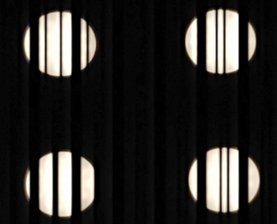
#> input picture Encode_Decode/led_image/paper/paper_4_LED.png, 277 x 224 px
$ jupyter execute size_contour_paper.ipynb
#> lines starting #> are read from the running program, lines starting #| are printed output that depends on the picture; after the words box and inside, x2 and y2 are one past the last pixel; in counts of white or black regions, pixels touching at a corner belong together
[cell 1]
import cv2
import numpy as np
import matplotlib.pyplot as plt
import math

[cell 2]
img_path = "../led_image/paper/paper_4_LED.png"
img = cv2.imread(img_path)
#> img is the input picture: shape (224, 277, 3); mean B, G, R 39.3, 41.8, 43.5
height, width, _ = img.shape
#> height = 224; width = 277
print(f'height:{height}, width:{width}')
#| height:224, width:277
img_gray = cv2.cvtColor(img, cv2.COLOR_BGR2GRAY)
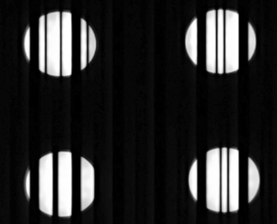
#> img_gray: shape (224, 277); min 0, max 255, mean 42
ret, thresh = cv2.threshold(img_gray, 0, 255, cv2.THRESH_BINARY +
    cv2.THRESH_OTSU)
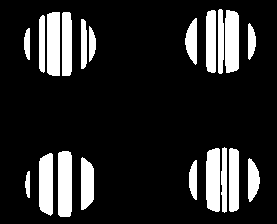
#> thresh: shape (224, 277); 15.5% white; 20 white regions
#> ret = 116
# show thresholded image
# plt.imshow(thresh, cmap='gray')
# plt.show()

[cell 3]
contours, hierarchy = cv2.findContours(
    thresh, cv2.RETR_TREE, cv2.CHAIN_APPROX_SIMPLE
)
#> contours = 20 contours; largest, box (x1, y1, x2, y2) and area: (58, 151, 72, 217) 829, (206, 148, 220, 212) 765, (225, 10, 239, 73) 762, (47, 12, 60, 76) 744, (39, 153, 53, 216) 736
boundingBox = []
for contour in contours:
    # area = cv2.contourArea(contour)
    x, y, w, h = cv2.boundingRect(contour)
    boundingBox.append((x, y, w, h))
    print("boundingBox = ", boundingBox)
    cv2.rectangle(img, (x, y), (x + w, y + h), (255, 255, 0), 1)
#> this loop made 20 passes
#> (x, y, w, h) on passes 1 to 12: (25, 171, 5, 27), (189, 160, 8, 40), (248, 158, 12, 44), (81, 157, 13, 53), (39, 153, 14, 63), (58, 151, 14, 66), (229, 148, 10, 64), (206, 148, 14, 64), (221, 147, 6, 66), (24, 28, 6, 32), (89, 26, 7, 36), (248, 23, 8, 37)
#| boundingBox =  [(25, 171, 5, 27)]
#| boundingBox =  [(25, 171, 5, 27), (189, 160, 8, 40)]
#| boundingBox =  [(25, 171, 5, 27), (189, 160, 8, 40), (248, 158, 12, 44)]
#| boundingBox =  [(25, 171, 5, 27), (189, 160, 8, 40), (248, 158, 12, 44), (81, 157, 13, 53)]
#| boundingBox =  [(25, 171, 5, 27), (189, 160, 8, 40), (248, 158, 12, 44), (81, 157, 13, 53), (39, 153, 14, 63)]
#| boundingBox =  [(25, 171, 5, 27), (189, 160, 8, 40), (248, 158, 12, 44), (81, 157, 13, 53), (39, 153, 14, 63), (58, 151, 14, 66)]
#| boundingBox =  [(25, 171, 5, 27), (189, 160, 8, 40), (248, 158, 12, 44), (81, 157, 13, 53), (39, 153, 14, 63), (58, 151, 14, 66), (229, 148, 10, 64)]
#| boundingBox =  [(25, 171, 5, 27), (189, 160, 8, 40), (248, 158, 12, 44), (81, 157, 13, 53), (39, 153, 14, 63), (58, 151, 14, 66), (229, 148, 10, 64), (206, 148, 14, 64)]
#> (further printed lines are left out)
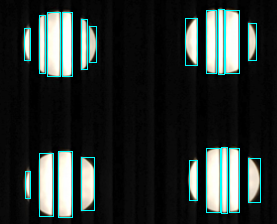
#> img: shape (224, 277, 3); 4.06% of pixels changed, all inside (x1, y1, x2, y2) = (24, 9, 261, 218)
#> after the loop, boundingBox = 20 items, first 6: (25, 171, 5, 27), (189, 160, 8, 40), (248, 158, 12, 44), (81, 157, 13, 53), (39, 153, 14, 63), (58, 151, 14, 66)

x = []
y = []
w = []
h = []
for i in range (0, len(boundingBox)):
    x.append(boundingBox[i][0])
    y.append(boundingBox[i][1])
    w.append(boundingBox[i][2])
    h.append(boundingBox[i][3])
#> this loop made 20 passes
#> after the loop, h = [27, 40, 44, 53, 63, 66, 64, 64, 66, 32, 36, 37, 50, 47, 58, 64, 64, 63, 63, 65]; w = [5, 8, 12, 13, 14, 14, 10, 14, 6, 6, 7, 8, 6, 12, 6, 10, 13, 14, 10, 6]; x = [25, 189, 248, 81, 39, 58, 229, 206, 221, 24, 89, 248, 81, 185, 39, 62, 47, 225, 206, 218]; y = [171, 160, 158, 157, 153, 151, 148, 148, 147, 28, 26, 23, 19, 18, 15, 12, 12, 10, 10, 9]
print( "w = ", w)
#| w =  [5, 8, 12, 13, 14, 14, 10, 14, 6, 6, 7, 8, 6, 12, 6, 10, 13, 14, 10, 6]

h_max = max(boundingBox[:][3])
#> h_max = 157
if h_max != 0:
    print("h_max = ", h_max)
#| h_max =  157
    print("y:", y)
#| y: [171, 160, 158, 157, 153, 151, 148, 148, 147, 28, 26, 23, 19, 18, 15, 12, 12, 10, 10, 9]
# img = cv2.resize(img, (500, 500))
plt.imshow(img, cmap='gray')
cv2.imwrite('input_paper3.png', img)
#> Out = True

[cell 4]
def distance(focal_length, real_width, width_in_frame):
    return (focal_length * real_width) / width_in_frame
focal_length = 4.38/1000
real_width = 0.1
width_in_frame = h_max
#> width_in_frame = 157

dis = distance(focal_length, real_width, h_max)
#> dis = 2.79e-06
print("distance = ", dis)
#| distance =  2.7898089171974523e-06

$ run again, with Encode_Decode/led_image/paper/paper_1_LED.png copied over Encode_Decode/led_image/paper/paper_4_LED.png
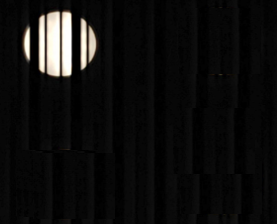
#> input picture Encode_Decode/led_image/paper/paper_1_LED.png, 277 x 224 px
#> img is the input picture: shape (224, 277, 3); mean B, G, R 14.2, 14.8, 15.3
#| height:224, width:277
#> `ret, thresh = cv2.threshold(img_gray, 0, 255, cv2.THRESH_BINARY + cv2...`:
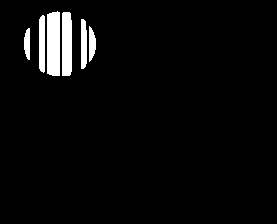
#> thresh: shape (224, 277); 3.9% white; 6 white regions
#> ret = 112
#> contours = 6 contours; box (x1, y1, x2, y2) and area: (47, 11, 60, 76) 745, (62, 12, 72, 76) 554, (39, 15, 45, 73) 272, (81, 19, 87, 69) 226, (89, 26, 96, 62) 149, (24, 28, 30, 60) 122
#> the loop `for contour in contours:` made 6 passes
#> (x, y, w, h) on passes 1 to 6: (24, 28, 6, 32), (89, 26, 7, 36), (81, 19, 6, 50), (39, 15, 6, 58), (62, 12, 10, 64), (47, 11, 13, 65)
#> (printed output is left out)
#> after the loop `for contour in contours:`:
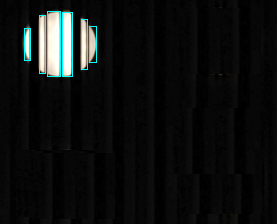
#> img: shape (224, 277, 3); 1.14% of pixels changed, all inside (x1, y1, x2, y2) = (24, 11, 97, 77)
#> after the loop `for contour in contours:`: boundingBox = [(24, 28, 6, 32), (89, 26, 7, 36), (81, 19, 6, 50), (39, 15, 6, 58), (62, 12, 10, 64), (47, 11, 13, 65)]
#> the loop `for i in range (0, len(boundingBox)):` made 6 passes
#> after the loop `for i in range (0, len(boundingBox)):`: h = [32, 36, 50, 58, 64, 65]; w = [6, 7, 6, 6, 10, 13]; x = [24, 89, 81, 39, 62, 47]; y = [28, 26, 19, 15, 12, 11]
#| w =  [6, 7, 6, 6, 10, 13]
#> h_max = 58
#| h_max =  58
#| y: [28, 26, 19, 15, 12, 11]
#> Out = True
#> width_in_frame = 58
#> dis = 7.55e-06
#| distance =  7.551724137931035e-06
